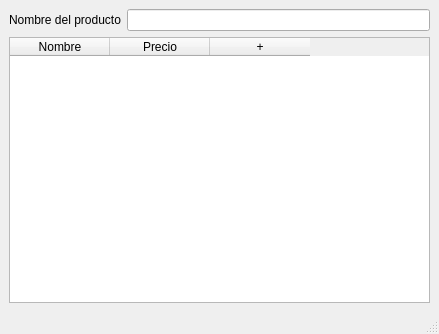
<?xml version="1.0" encoding="UTF-8"?>
<ui version="4.0">
 <class>MainWindow</class>
 <widget class="QMainWindow" name="MainWindow">
  <property name="geometry">
   <rect>
    <x>0</x>
    <y>0</y>
    <width>439</width>
    <height>334</height>
   </rect>
  </property>
  <property name="windowTitle">
   <string>Productos</string>
  </property>
  <widget class="QWidget" name="centralwidget">
   <layout class="QGridLayout" name="gridLayout">
    <item row="0" column="0">
     <widget class="QLabel" name="label">
      <property name="text">
       <string>Nombre del producto</string>
      </property>
     </widget>
    </item>
    <item row="0" column="1">
     <widget class="QLineEdit" name="lineEdit"/>
    </item>
    <item row="1" column="0" colspan="2">
     <widget class="QTableWidget" name="tableWidget">
      <column>
       <property name="text">
        <string>Nombre</string>
       </property>
      </column>
      <column>
       <property name="text">
        <string>Precio</string>
       </property>
      </column>
      <column>
       <property name="text">
        <string>+</string>
       </property>
      </column>
     </widget>
    </item>
   </layout>
  </widget>
  <widget class="QStatusBar" name="statusbar"/>
 </widget>
 <resources/>
 <connections/>
</ui>
